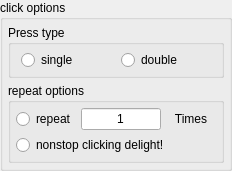
           <widget class="QGroupBox" name="OptionsClickerWidget">
            <property name="sizePolicy">
             <sizepolicy hsizetype="MinimumExpanding" vsizetype="Minimum">
              <horstretch>0</horstretch>
              <verstretch>0</verstretch>
             </sizepolicy>
            </property>
            <property name="minimumSize">
             <size>
              <width>0</width>
              <height>0</height>
             </size>
            </property>
            <property name="maximumSize">
             <size>
              <width>9999</width>
              <height>9999</height>
             </size>
            </property>
            <property name="title">
             <string>click options</string>
            </property>
            <layout class="QVBoxLayout" name="verticalLayout_8">
             <property name="spacing">
              <number>5</number>
             </property>
             <property name="leftMargin">
              <number>5</number>
             </property>
             <property name="topMargin">
              <number>5</number>
             </property>
             <property name="rightMargin">
              <number>5</number>
             </property>
             <property name="bottomMargin">
              <number>5</number>
             </property>
             <item>
              <widget class="QGroupBox" name="PressTypeGroup">
               <property name="sizePolicy">
                <sizepolicy hsizetype="MinimumExpanding" vsizetype="MinimumExpanding">
                 <horstretch>0</horstretch>
                 <verstretch>0</verstretch>
                </sizepolicy>
               </property>
               <property name="minimumSize">
                <size>
                 <width>0</width>
                 <height>0</height>
                </size>
               </property>
               <property name="maximumSize">
                <size>
                 <width>9999</width>
                 <height>9999</height>
                </size>
               </property>
               <property name="title">
                <string>Press type</string>
               </property>
               <layout class="QHBoxLayout" name="horizontalLayout_7">
                <property name="spacing">
                 <number>5</number>
                </property>
                <property name="leftMargin">
                 <number>5</number>
                </property>
                <property name="topMargin">
                 <number>5</number>
                </property>
                <property name="rightMargin">
                 <number>5</number>
                </property>
                <property name="bottomMargin">
                 <number>5</number>
                </property>
                <item>
                 <widget class="QRadioButton" name="RadioButton_SinglePress">
                  <property name="sizePolicy">
                   <sizepolicy hsizetype="MinimumExpanding" vsizetype="Fixed">
                    <horstretch>0</horstretch>
                    <verstretch>0</verstretch>
                   </sizepolicy>
                  </property>
                  <property name="minimumSize">
                   <size>
                    <width>90</width>
                    <height>17</height>
                   </size>
                  </property>
                  <property name="maximumSize">
                   <size>
                    <width>90</width>
                    <height>16777215</height>
                   </size>
                  </property>
                  <property name="text">
                   <string>single</string>
                  </property>
                 </widget>
                </item>
                <item>
                 <widget class="QRadioButton" name="RadioButton_DoublePress">
                  <property name="sizePolicy">
                   <sizepolicy hsizetype="MinimumExpanding" vsizetype="Fixed">
                    <horstretch>0</horstretch>
                    <verstretch>0</verstretch>
                   </sizepolicy>
                  </property>
                  <property name="minimumSize">
                   <size>
                    <width>90</width>
                    <height>17</height>
                   </size>
                  </property>
                  <property name="maximumSize">
                   <size>
                    <width>90</width>
                    <height>16777215</height>
                   </size>
                  </property>
                  <property name="text">
                   <string>double</string>
                  </property>
                 </widget>
                </item>
               </layout>
              </widget>
             </item>
             <item>
              <widget class="QGroupBox" name="RepeatClickerWidget">
               <property name="sizePolicy">
                <sizepolicy hsizetype="MinimumExpanding" vsizetype="MinimumExpanding">
                 <horstretch>0</horstretch>
                 <verstretch>0</verstretch>
                </sizepolicy>
               </property>
               <property name="minimumSize">
                <size>
                 <width>0</width>
                 <height>0</height>
                </size>
               </property>
               <property name="maximumSize">
                <size>
                 <width>9999</width>
                 <height>9999</height>
                </size>
               </property>
               <property name="title">
                <string>repeat options</string>
               </property>
               <layout class="QVBoxLayout" name="verticalLayout_14">
                <property name="spacing">
                 <number>5</number>
                </property>
                <property name="leftMargin">
                 <number>5</number>
                </property>
                <property name="topMargin">
                 <number>5</number>
                </property>
                <property name="rightMargin">
                 <number>5</number>
                </property>
                <property name="bottomMargin">
                 <number>5</number>
                </property>
                <item>
                 <widget class="QWidget" name="RepeatGroup" native="true">
                  <property name="sizePolicy">
                   <sizepolicy hsizetype="MinimumExpanding" vsizetype="MinimumExpanding">
                    <horstretch>0</horstretch>
                    <verstretch>0</verstretch>
                   </sizepolicy>
                  </property>
                  <property name="minimumSize">
                   <size>
                    <width>0</width>
                    <height>0</height>
                   </size>
                  </property>
                  <property name="maximumSize">
                   <size>
                    <width>9999</width>
                    <height>9999</height>
                   </size>
                  </property>
                  <layout class="QHBoxLayout" name="horizontalLayout_8">
                   <property name="spacing">
                    <number>5</number>
                   </property>
                   <property name="leftMargin">
                    <number>0</number>
                   </property>
                   <property name="topMargin">
                    <number>0</number>
                   </property>
                   <property name="rightMargin">
                    <number>0</number>
                   </property>
                   <property name="bottomMargin">
                    <number>0</number>
                   </property>
                   <item>
                    <widget class="QRadioButton" name="RadioButton_RepeatTimes">
                     <property name="sizePolicy">
                      <sizepolicy hsizetype="MinimumExpanding" vsizetype="Fixed">
                       <horstretch>0</horstretch>
                       <verstretch>0</verstretch>
                      </sizepolicy>
                     </property>
                     <property name="text">
                      <string>repeat</string>
                     </property>
                    </widget>
                   </item>
                   <item>
                    <widget class="QLineEdit" name="LineEdit_RepeatTimes">
                     <property name="sizePolicy">
                      <sizepolicy hsizetype="Fixed" vsizetype="Fixed">
                       <horstretch>0</horstretch>
                       <verstretch>0</verstretch>
                      </sizepolicy>
                     </property>
                     <property name="maximumSize">
                      <size>
                       <width>80</width>
                       <height>16777215</height>
                      </size>
                     </property>
                     <property name="text">
                      <string>1</string>
                     </property>
                     <property name="alignment">
                      <set>Qt::AlignCenter</set>
                     </property>
                    </widget>
                   </item>
                   <item>
                    <widget class="QLabel" name="Label_RepeatTimes">
                     <property name="sizePolicy">
                      <sizepolicy hsizetype="MinimumExpanding" vsizetype="MinimumExpanding">
                       <horstretch>0</horstretch>
                       <verstretch>0</verstretch>
                      </sizepolicy>
                     </property>
                     <property name="minimumSize">
                      <size>
                       <width>50</width>
                       <height>0</height>
                      </size>
                     </property>
                     <property name="maximumSize">
                      <size>
                       <width>50</width>
                       <height>30</height>
                      </size>
                     </property>
                     <property name="text">
                      <string>Times</string>
                     </property>
                     <property name="alignment">
                      <set>Qt::AlignCenter</set>
                     </property>
                    </widget>
                   </item>
                  </layout>
                 </widget>
                </item>
                <item>
                 <widget class="QRadioButton" name="RadioButton_InfiniteClick">
                  <property name="sizePolicy">
                   <sizepolicy hsizetype="Minimum" vsizetype="MinimumExpanding">
                    <horstretch>0</horstretch>
                    <verstretch>0</verstretch>
                   </sizepolicy>
                  </property>
                  <property name="text">
                   <string>nonstop clicking delight!</string>
                  </property>
                 </widget>
                </item>
               </layout>
              </widget>
             </item>
            </layout>
           </widget>
